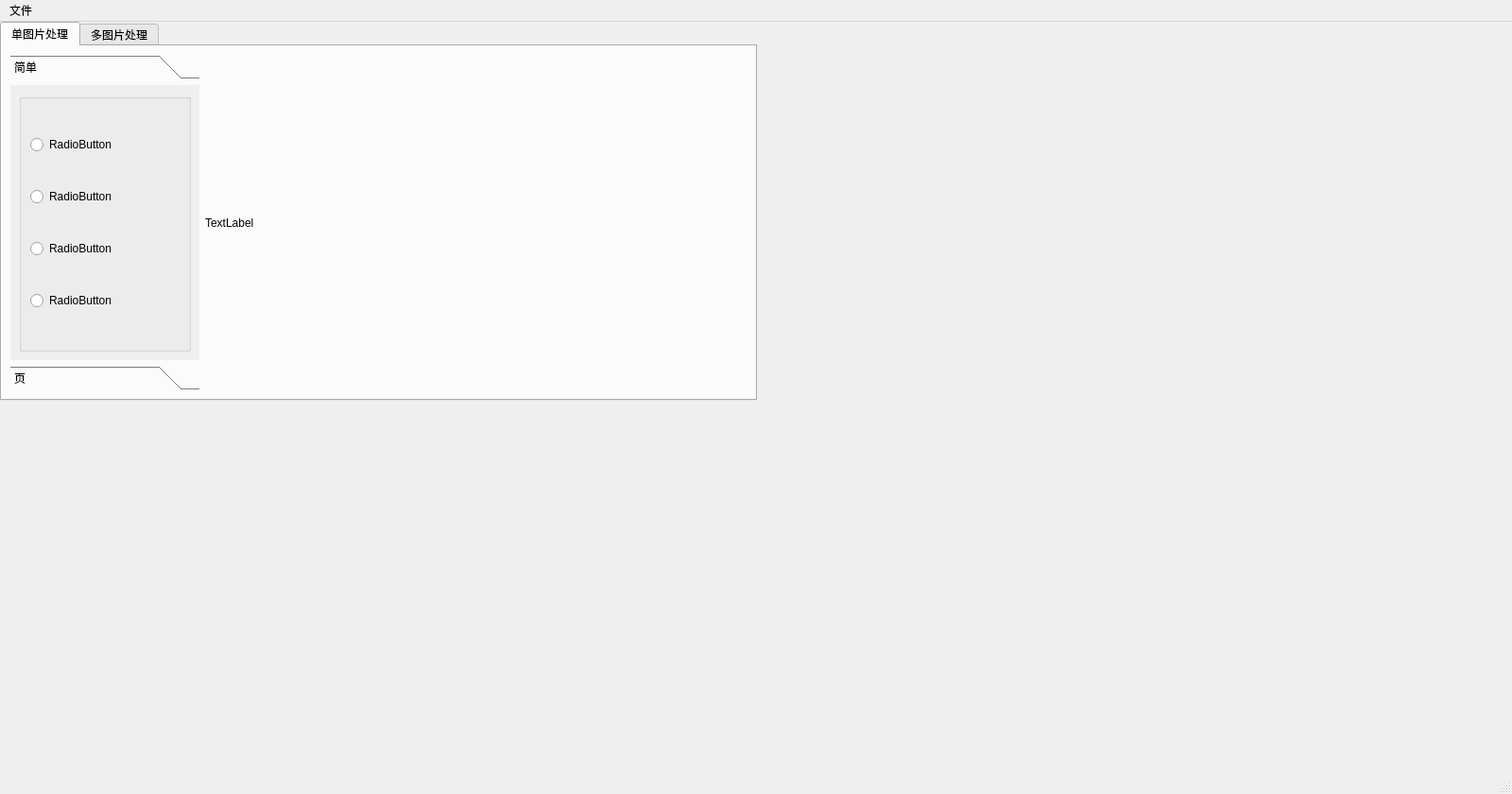
<?xml version="1.0" encoding="UTF-8"?>
<ui version="4.0">
 <class>MainWindow</class>
 <widget class="QMainWindow" name="MainWindow">
  <property name="geometry">
   <rect>
    <x>0</x>
    <y>0</y>
    <width>1600</width>
    <height>840</height>
   </rect>
  </property>
  <property name="sizePolicy">
   <sizepolicy hsizetype="Fixed" vsizetype="Fixed">
    <horstretch>0</horstretch>
    <verstretch>0</verstretch>
   </sizepolicy>
  </property>
  <property name="minimumSize">
   <size>
    <width>0</width>
    <height>0</height>
   </size>
  </property>
  <property name="windowTitle">
   <string>MainWindow</string>
  </property>
  <widget class="QWidget" name="centralwidget">
   <widget class="QTabWidget" name="tabWidget">
    <property name="geometry">
     <rect>
      <x>0</x>
      <y>0</y>
      <width>801</width>
      <height>401</height>
     </rect>
    </property>
    <property name="currentIndex">
     <number>0</number>
    </property>
    <widget class="QWidget" name="horizontalTabWidgetPage1">
     <attribute name="title">
      <string>单图片处理</string>
     </attribute>
     <layout class="QHBoxLayout" name="horizontalLayout">
      <item>
       <widget class="QToolBox" name="verticalToolBox">
        <property name="maximumSize">
         <size>
          <width>200</width>
          <height>16777215</height>
         </size>
        </property>
        <widget class="QWidget" name="verticalToolBoxPage1">
         <property name="geometry">
          <rect>
           <x>0</x>
           <y>0</y>
           <width>200</width>
           <height>306</height>
          </rect>
         </property>
         <attribute name="label">
          <string>简单</string>
         </attribute>
         <layout class="QVBoxLayout" name="verticalLayout">
          <item>
           <widget class="QGroupBox" name="verticalGroupBox">
            <layout class="QVBoxLayout" name="verticalLayout_3">
             <item>
              <widget class="QRadioButton" name="radioButton_2">
               <property name="text">
                <string>RadioButton</string>
               </property>
              </widget>
             </item>
             <item>
              <widget class="QRadioButton" name="radioButton">
               <property name="text">
                <string>RadioButton</string>
               </property>
              </widget>
             </item>
             <item>
              <widget class="QRadioButton" name="radioButton_4">
               <property name="text">
                <string>RadioButton</string>
               </property>
              </widget>
             </item>
             <item>
              <widget class="QRadioButton" name="radioButton_3">
               <property name="text">
                <string>RadioButton</string>
               </property>
              </widget>
             </item>
            </layout>
           </widget>
          </item>
         </layout>
        </widget>
        <widget class="QWidget" name="page">
         <attribute name="label">
          <string>页</string>
         </attribute>
        </widget>
       </widget>
      </item>
      <item>
       <layout class="QVBoxLayout" name="verticalLayout_2">
        <item>
         <spacer name="verticalSpacer">
          <property name="orientation">
           <enum>Qt::Vertical</enum>
          </property>
          <property name="sizeHint" stdset="0">
           <size>
            <width>20</width>
            <height>40</height>
           </size>
          </property>
         </spacer>
        </item>
        <item>
         <widget class="QLabel" name="label">
          <property name="text">
           <string>TextLabel</string>
          </property>
         </widget>
        </item>
        <item>
         <spacer name="verticalSpacer_2">
          <property name="orientation">
           <enum>Qt::Vertical</enum>
          </property>
          <property name="sizeHint" stdset="0">
           <size>
            <width>20</width>
            <height>40</height>
           </size>
          </property>
         </spacer>
        </item>
       </layout>
      </item>
      <item>
       <spacer name="horizontalSpacer">
        <property name="orientation">
         <enum>Qt::Horizontal</enum>
        </property>
        <property name="sizeHint" stdset="0">
         <size>
          <width>40</width>
          <height>20</height>
         </size>
        </property>
       </spacer>
      </item>
     </layout>
    </widget>
    <widget class="QWidget" name="tab">
     <attribute name="title">
      <string>多图片处理</string>
     </attribute>
    </widget>
   </widget>
  </widget>
  <widget class="QMenuBar" name="menubar">
   <property name="geometry">
    <rect>
     <x>0</x>
     <y>0</y>
     <width>1600</width>
     <height>23</height>
    </rect>
   </property>
   <widget class="QMenu" name="menu">
    <property name="title">
     <string>文件</string>
    </property>
    <addaction name="Open"/>
    <addaction name="Save"/>
   </widget>
   <addaction name="menu"/>
  </widget>
  <widget class="QStatusBar" name="statusbar"/>
  <action name="Open">
   <property name="text">
    <string>打开</string>
   </property>
   <property name="toolTip">
    <string>打开需要处理的图片</string>
   </property>
   <property name="shortcut">
    <string>Ctrl+N</string>
   </property>
  </action>
  <action name="Save">
   <property name="text">
    <string>保存</string>
   </property>
   <property name="toolTip">
    <string>保存生成的图片</string>
   </property>
   <property name="shortcut">
    <string>Ctrl+S</string>
   </property>
  </action>
 </widget>
 <resources/>
 <connections/>
</ui>
